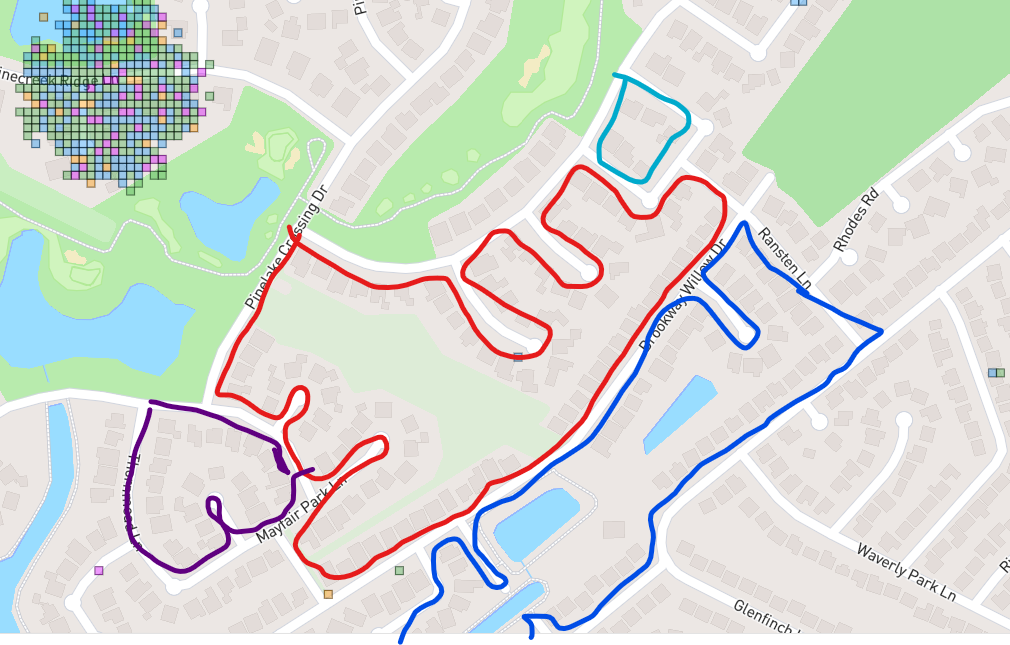
#> input picture MAP 2.png, 1010 x 645 px
$ python optimize-art.py '../MAP 2.png'
#> lines starting #> are read from the running program, lines starting #| are printed output that depends on the picture
#!/usr/bin/env python3
"""Optimize card/boss art to the player-card pipeline.

The player cards in public/ are ~720px-wide JPGs (~60 KB). Raw art exports
(e.g. the "GAURD BOSS N.png" files) are multi-megabyte PNGs — ~130x heavier —
which makes the Fight screen crawl. This script crushes any source image down
to the same shape so a boss tile loads as light as a player card.

Usage:
    # one or more source images -> optimized JPGs in public/
    python3 scripts/optimize-art.py "GAURD BOSS 4.png" public/guard-boss-4.jpg
    python3 scripts/optimize-art.py "ART.png"            # -> public/art.jpg

Then point the card's `avatar` at the new /public path (e.g. in
src/data/bossLadder.js for bosses, or gameData.js for player cards).
"""
import sys
import os
from PIL import Image

TARGET_W = 720   # matches the existing player-card art width
QUALITY  = 82    # visually lossless at tile/hero size; lands ~50-70 KB


def optimize(src, dst=None):
#> called with src = '../MAP 2.png'
    if dst is None:
        base = os.path.splitext(os.path.basename(src))[0]
        slug = base.strip().lower().replace(' ', '-')
        dst = os.path.join('public', f'{slug}.jpg')
    im = Image.open(src).convert('RGB')
    w, h = im.size
#> w = 1010; h = 645
    if w > TARGET_W:
        im = im.resize((TARGET_W, round(h * TARGET_W / w)), Image.LANCZOS)
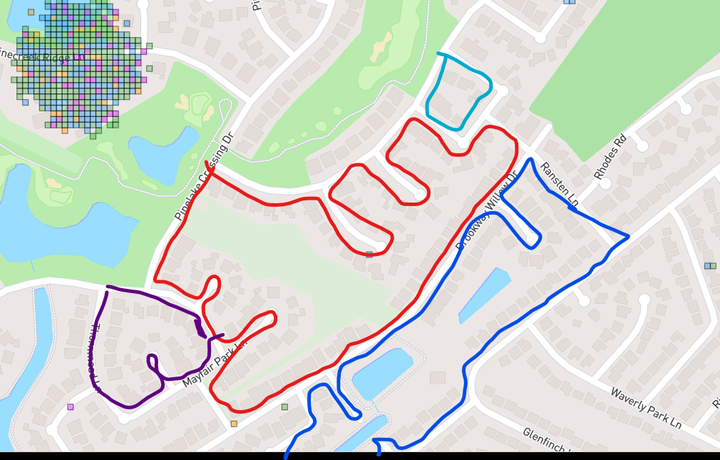
#> im: PIL image 720x460 RGB; mean R, G, B 208.6, 216.1, 207.8
    im.save(dst, 'JPEG', quality=QUALITY, optimize=True, progressive=True)
    print(f'{src} ({w}x{h}) -> {dst} ({im.size[0]}x{im.size[1]}, {os.path.getsize(dst)//1024} KB)')
#| ../MAP 2.png (1010x645) -> public/map-2.jpg (720x460, 64 KB)


if __name__ == '__main__':
    args = sys.argv[1:]
    if not args:
        print(__doc__)
        sys.exit(1)
    # Forms: (src), (src dst), or many srcs.
    if len(args) == 2 and not args[1].lower().endswith(('.png', '.jpg', '.jpeg', '.webp')):
        optimize(args[0], args[1])
    elif len(args) == 2 and args[1].startswith('public/'):
        optimize(args[0], args[1])
    else:
        for src in args:
            optimize(src)
